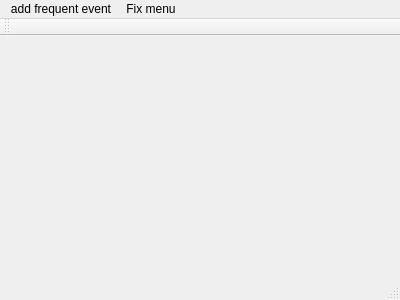
<?xml version="1.0" encoding="UTF-8"?>
<ui version="4.0">
 <class>MainWindow</class>
 <widget class="QMainWindow" name="MainWindow">
  <property name="geometry">
   <rect>
    <x>0</x>
    <y>0</y>
    <width>400</width>
    <height>300</height>
   </rect>
  </property>
  <property name="windowTitle">
   <string>MainWindow</string>
  </property>
  <widget class="QWidget" name="centralWidget"/>
  <widget class="QMenuBar" name="menuBar">
   <property name="geometry">
    <rect>
     <x>0</x>
     <y>0</y>
     <width>400</width>
     <height>23</height>
    </rect>
   </property>
   <widget class="QMenu" name="menuAdd_frequent_event">
    <property name="title">
     <string>add frequent event</string>
    </property>
    <addaction name="actionEveryday"/>
    <addaction name="separator"/>
    <addaction name="actionEveryweek"/>
    <addaction name="actionEverymonth"/>
   </widget>
   <widget class="QMenu" name="menuFix_menu">
    <property name="title">
     <string>Fix menu</string>
    </property>
    <addaction name="actionFix"/>
   </widget>
   <addaction name="menuAdd_frequent_event"/>
   <addaction name="menuFix_menu"/>
  </widget>
  <widget class="QToolBar" name="mainToolBar">
   <attribute name="toolBarArea">
    <enum>TopToolBarArea</enum>
   </attribute>
   <attribute name="toolBarBreak">
    <bool>false</bool>
   </attribute>
  </widget>
  <widget class="QStatusBar" name="statusBar"/>
  <action name="actionEveryday">
   <property name="text">
    <string>everyday</string>
   </property>
  </action>
  <action name="actionEveryweek">
   <property name="text">
    <string>everyweek</string>
   </property>
  </action>
  <action name="actionEverymonth">
   <property name="text">
    <string>everymonth</string>
   </property>
  </action>
  <action name="actionEveryyear">
   <property name="text">
    <string>everyyear</string>
   </property>
  </action>
  <action name="actionFix">
   <property name="text">
    <string>Fix</string>
   </property>
  </action>
 </widget>
 <layoutdefault spacing="6" margin="11"/>
 <resources/>
 <connections/>
</ui>
